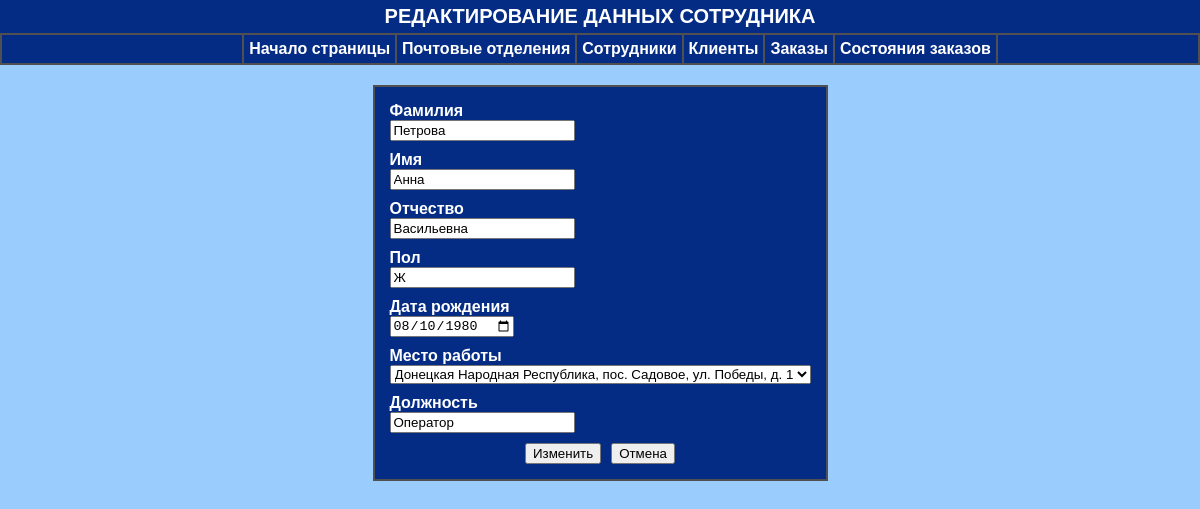
/workers/workerEditPage.php?workerEditById=11, run on the app's committed database.
### tables this page shows
CREATE TABLE IF NOT EXISTS `workers` (
  `workerID` int(11) unsigned NOT NULL AUTO_INCREMENT,
  `workerLastName` varchar(50) NOT NULL,
  `workerFirstName` varchar(20) NOT NULL,
  `workerPatronymic` varchar(20) NOT NULL,
  `gender` enum('М','Ж') NOT NULL,
  `dateOfBirth` date NOT NULL,
  `departmentID` int(11) unsigned NOT NULL,
  `workerPost` varchar(50) NOT NULL,
  PRIMARY KEY (`workerID`),
  KEY `departmentID` (`departmentID`),
  CONSTRAINT `FK_workers_departments` FOREIGN KEY (`departmentID`) REFERENCES `departments` (`departmentID`) ON DELETE NO ACTION ON UPDATE NO ACTION
);

### functions_db.php (called while the page is built, shortened)
<?php
$link = false;
function get_all_departments_info()
{
    global $link;
    $res = mysqli_query($link, "SELECT * FROM departments ORDER BY departmentRegion");
    return mysqli_fetch_all($res, MYSQLI_ASSOC);
}
function get_worker_info_by_id($id)
{
    global $link;
    $res = mysqli_query($link, "SELECT * FROM workers WHERE workerID = $id");
    return mysqli_fetch_assoc($res);
}
?>

### workers/workerEditPage.php (the view, shortened to what this page needs)
<?php
include "../functions_db.php";
$worker = get_worker_info_by_id($_GET['workerEditById']);
$departments_info = get_all_departments_info();
?>
<!DOCTYPE html>
<html lang="en">
<head>
    <link rel = "stylesheet" href = "../formPagesStyle.css">
</head>
<body>
    <section class = "beginning", id='home'>
        <div class = "title_text">РЕДАКТИРОВАНИЕ ДАННЫХ СОТРУДНИКА</div>
    </section>
    <div class="nav">
        <ul>
            <li><a href="#home">Начало страницы</a></li>
            <li><a href="../departments/departmentsPage.php">Почтовые отделения</a></li>
            <li><a href="../workers/workersPage.php">Сотрудники</a></li>
            <li><a href="../clients/clientsPage.php">Клиенты</a></li>
            <li><a href="../orders/ordersPage.php">Заказы</a></li>
            <li><a href="../tabPartOrders/statusOrderPage.php">Состояния заказов</a></li>
        </ul>
    </div>
    <section class = "formSection">
        <form action = "workerEditByIdController.php" method = "POST" role = 'form'>
            <div class = form>
                <div class = label><label for = "last_name">Фамилия</label>
                    <div>
                        <input id = "last_name" type = "text" name = "last_name" value = "<?php echo $worker['workerLastName']; ?>"/>
                    </div>
                </div>
                <div class = label><label for = "first_name">Имя</label>
                    <div>
                        <input id = "first_name" type = "text" name = "first_name" value = "<?php echo $worker['workerFirstName']; ?>"/>
                    </div>
                </div>
                <div class = label><label for = "patronymic">Отчество</label>
                    <div>
                        <input id = "patronymic" type = "text" name = "patronymic" value = "<?php echo $worker['workerPatronymic']; ?>"/>
                    </div>
                </div>
                <div class = label><label for = "gender">Пол</label>
                    <div>
                        <input id = "gender" type = "text" name = "gender" value = "<?php echo $worker['gender']; ?>"/>
                    </div>
                </div>
                <div class = label><label for = "date_of_birth">Дата рождения</label>
                    <div>
                        <input id = "date_of_birth" type = "date" name = "date_of_birth" value = "<?php echo $worker['dateOfBirth']; ?>"/>
                    </div>
                </div>
                <div class = "label"><label for = "department_id">Место работы</label>
                    <div>
                        <select id = "department_id" name = "department_id">
                            <?php
                                $depart_id = $worker['departmentID'];
                                for ($i = 0; $i < count($departments_info); $i++)
                                {
                                    $id = $departments_info[$i]["departmentID"];
                                    $department_region = $departments_info[$i]["departmentRegion"];
                                    $department_city_or_village = $departments_info[$i]["departmentCityOrVillage"];
                                    $department_address = $departments_info[$i]["departmentAddress"];
                                    $a = "";
                                    if ($id==$depart_id)
                                    {$a = 'selected';}
                                    echo '<option '.$a.' value = "'.$id.'">'.$department_region.', '.$department_city_or_village.', '.$department_address.'</option>';
                                }
                            ?>
                        </select>
                    </div>
                </div>
                <div class = label><label for = "worker_post">Должность</label>
                    <div>
                        <input id = "worker_post" type = "text" name = "worker_post" value = "<?php echo $worker['workerPost']; ?>"/>
                    </div>
                </div>
                <div class = button>
                    <button type = "submit" name = "add">Изменить</button>
                    <button type = "reset" name = "cancellation" onclick = "window.history.back()">Отмена</button>
                </div>
            </div>
        </form>
    </section>
</body>
</html>

### formPagesStyle.css (style rules this page uses)
body { font-family: Arial, Helvetica, sans-serif; background-color: rgb(154, 205, 253); min-width: 1000px; margin: 0px; }
.beginning { display: flex; justify-content: center; background: rgb(4, 44, 133); padding: 5px; }
.title_text { color: rgb(255, 255, 255); font-size: 20px; font-weight: bold; }
.nav { z-index: 1; position: sticky; top: 0; }
.nav ul { display: flex; justify-content: center; background-color: rgb(4, 44, 133); border: 2px solid rgb(80, 80, 80); margin: 0px; }
.nav li { border-right: 2px solid rgb(80, 80, 80); padding: 5px; list-style-type: none; }
li:first-child { border-left: 2px solid rgb(80, 80, 80); }
a { color: rgb(255, 255, 255); text-decoration: none; font-weight: bold; }
.formSection { display: flex; justify-content: center; padding: 20px; }
.form { background-color: rgb(4, 44, 133); padding: 10px; border: 2px solid rgb(80, 80, 80); }
.label { color: rgb(255, 255, 255); font-weight: bold; padding: 5px; }
.button { justify-content: center; display: flex; }
button { margin: 5px; }

### data on the page
workers: last_name "Петрова", first_name "Анна", patronymic "Васильевна", gender "Ж", date_of_birth "08/10/1980", worker_post "Оператор"

### other printed values
form field department_id "Донецкая Народная Республика, пос. Садовое, ул. Победы, д. 1"
